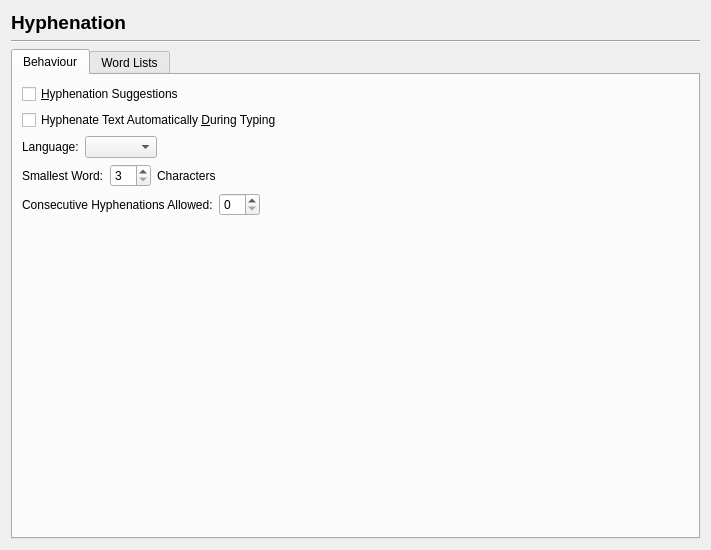
<?xml version="1.0" encoding="UTF-8"?>
<ui version="4.0">
 <class>Prefs_Hyphenator</class>
 <widget class="QWidget" name="Prefs_Hyphenator">
  <property name="geometry">
   <rect>
    <x>0</x>
    <y>0</y>
    <width>711</width>
    <height>550</height>
   </rect>
  </property>
  <property name="windowTitle">
   <string>Form</string>
  </property>
  <layout class="QVBoxLayout" name="verticalLayout">
   <item>
    <widget class="QLabel" name="label">
     <property name="font">
      <font>
       <pointsize>14</pointsize>
       <weight>75</weight>
       <bold>true</bold>
      </font>
     </property>
     <property name="text">
      <string>Hyphenation</string>
     </property>
    </widget>
   </item>
   <item>
    <widget class="Line" name="line">
     <property name="orientation">
      <enum>Qt::Horizontal</enum>
     </property>
    </widget>
   </item>
   <item>
    <widget class="QTabWidget" name="tabWidget">
     <property name="currentIndex">
      <number>0</number>
     </property>
     <widget class="QWidget" name="tab">
      <attribute name="title">
       <string>Behaviour</string>
      </attribute>
      <layout class="QVBoxLayout" name="verticalLayout_2">
       <item>
        <widget class="QCheckBox" name="hyphSuggestionsCheckBox">
         <property name="toolTip">
          <string>A dialog box showing all possible hyphens for each word will show up when you use the Extras &gt; Hyphenate Text option</string>
         </property>
         <property name="text">
          <string>&amp;Hyphenation Suggestions</string>
         </property>
        </widget>
       </item>
       <item>
        <widget class="QCheckBox" name="hyphAutoCheckBox">
         <property name="toolTip">
          <string>Enables automatic hyphenation of your text while typing</string>
         </property>
         <property name="text">
          <string>Hyphenate Text Automatically &amp;During Typing</string>
         </property>
        </widget>
       </item>
       <item>
        <layout class="QHBoxLayout" name="horizontalLayout">
         <item>
          <widget class="QLabel" name="label_2">
           <property name="text">
            <string>Language:</string>
           </property>
           <property name="buddy">
            <cstring>hyphLanguageComboBox</cstring>
           </property>
          </widget>
         </item>
         <item>
          <widget class="QComboBox" name="hyphLanguageComboBox">
           <property name="sizePolicy">
            <sizepolicy hsizetype="Preferred" vsizetype="Fixed">
             <horstretch>0</horstretch>
             <verstretch>0</verstretch>
            </sizepolicy>
           </property>
          </widget>
         </item>
         <item>
          <spacer name="horizontalSpacer">
           <property name="orientation">
            <enum>Qt::Horizontal</enum>
           </property>
           <property name="sizeHint" stdset="0">
            <size>
             <width>40</width>
             <height>20</height>
            </size>
           </property>
          </spacer>
         </item>
        </layout>
       </item>
       <item>
        <layout class="QHBoxLayout" name="horizontalLayout_4">
         <item>
          <widget class="QLabel" name="smallestWordLabel">
           <property name="text">
            <string>Smallest Word:</string>
           </property>
           <property name="buddy">
            <cstring>smallestWordSpinBox</cstring>
           </property>
          </widget>
         </item>
         <item>
          <widget class="QSpinBox" name="smallestWordSpinBox">
           <property name="toolTip">
            <string>Length of the smallest word to be hyphenated</string>
           </property>
           <property name="suffix">
            <string/>
           </property>
           <property name="minimum">
            <number>3</number>
           </property>
          </widget>
         </item>
         <item>
          <widget class="QLabel" name="label_3">
           <property name="text">
            <string>Characters</string>
           </property>
          </widget>
         </item>
         <item>
          <spacer name="horizontalSpacer_3">
           <property name="orientation">
            <enum>Qt::Horizontal</enum>
           </property>
           <property name="sizeHint" stdset="0">
            <size>
             <width>40</width>
             <height>20</height>
            </size>
           </property>
          </spacer>
         </item>
        </layout>
       </item>
       <item>
        <layout class="QHBoxLayout" name="horizontalLayout_3">
         <item>
          <widget class="QLabel" name="label_4">
           <property name="text">
            <string>Consecutive Hyphenations Allowed:</string>
           </property>
           <property name="wordWrap">
            <bool>false</bool>
           </property>
           <property name="buddy">
            <cstring>maxConsecutiveCountSpinBox</cstring>
           </property>
          </widget>
         </item>
         <item>
          <widget class="QSpinBox" name="maxConsecutiveCountSpinBox">
           <property name="toolTip">
            <string>Maximum number of Hyphenations following each other.
A value of 0 means unlimited hyphenations.</string>
           </property>
          </widget>
         </item>
         <item>
          <spacer name="horizontalSpacer_4">
           <property name="orientation">
            <enum>Qt::Horizontal</enum>
           </property>
           <property name="sizeHint" stdset="0">
            <size>
             <width>40</width>
             <height>20</height>
            </size>
           </property>
          </spacer>
         </item>
        </layout>
       </item>
       <item>
        <spacer name="verticalSpacer_2">
         <property name="orientation">
          <enum>Qt::Vertical</enum>
         </property>
         <property name="sizeType">
          <enum>QSizePolicy::Expanding</enum>
         </property>
         <property name="sizeHint" stdset="0">
          <size>
           <width>20</width>
           <height>20</height>
          </size>
         </property>
        </spacer>
       </item>
      </layout>
     </widget>
     <widget class="QWidget" name="tab_2">
      <attribute name="title">
       <string>Word Lists</string>
      </attribute>
      <layout class="QVBoxLayout" name="verticalLayout_3">
       <item>
        <layout class="QHBoxLayout" name="horizontalLayout_2">
         <item>
          <widget class="QGroupBox" name="groupBox_2">
           <property name="title">
            <string>Exceptions</string>
           </property>
           <layout class="QGridLayout" name="_2">
            <property name="leftMargin">
             <number>10</number>
            </property>
            <property name="topMargin">
             <number>10</number>
            </property>
            <property name="rightMargin">
             <number>10</number>
            </property>
            <property name="bottomMargin">
             <number>10</number>
            </property>
            <property name="spacing">
             <number>5</number>
            </property>
            <item row="0" column="0" colspan="4">
             <widget class="QListWidget" name="exceptionListWidget"/>
            </item>
            <item row="1" column="0">
             <widget class="QPushButton" name="exceptionAddButton">
              <property name="text">
               <string/>
              </property>
             </widget>
            </item>
            <item row="1" column="1">
             <widget class="QPushButton" name="exceptionEditButton">
              <property name="text">
               <string>Edit</string>
              </property>
             </widget>
            </item>
            <item row="1" column="2">
             <widget class="QPushButton" name="exceptionRemoveButton">
              <property name="text">
               <string/>
              </property>
             </widget>
            </item>
            <item row="1" column="3">
             <spacer>
              <property name="orientation">
               <enum>Qt::Horizontal</enum>
              </property>
              <property name="sizeHint" stdset="0">
               <size>
                <width>40</width>
                <height>20</height>
               </size>
              </property>
             </spacer>
            </item>
           </layout>
          </widget>
         </item>
         <item>
          <widget class="QGroupBox" name="groupBox_3">
           <property name="title">
            <string>Ignore List</string>
           </property>
           <layout class="QGridLayout" name="_3">
            <property name="leftMargin">
             <number>10</number>
            </property>
            <property name="topMargin">
             <number>10</number>
            </property>
            <property name="rightMargin">
             <number>10</number>
            </property>
            <property name="bottomMargin">
             <number>10</number>
            </property>
            <property name="spacing">
             <number>5</number>
            </property>
            <item row="0" column="0" colspan="4">
             <widget class="QListWidget" name="ignoreListWidget">
              <property name="sizePolicy">
               <sizepolicy hsizetype="Preferred" vsizetype="Expanding">
                <horstretch>0</horstretch>
                <verstretch>0</verstretch>
               </sizepolicy>
              </property>
             </widget>
            </item>
            <item row="1" column="0">
             <widget class="QPushButton" name="ignoreAddButton">
              <property name="text">
               <string/>
              </property>
             </widget>
            </item>
            <item row="1" column="1">
             <widget class="QPushButton" name="ignoreEditButton">
              <property name="text">
               <string>Edit</string>
              </property>
             </widget>
            </item>
            <item row="1" column="2">
             <widget class="QPushButton" name="ignoreRemoveButton">
              <property name="text">
               <string/>
              </property>
             </widget>
            </item>
            <item row="1" column="3">
             <spacer>
              <property name="orientation">
               <enum>Qt::Horizontal</enum>
              </property>
              <property name="sizeHint" stdset="0">
               <size>
                <width>21</width>
                <height>20</height>
               </size>
              </property>
             </spacer>
            </item>
           </layout>
          </widget>
         </item>
        </layout>
       </item>
      </layout>
     </widget>
    </widget>
   </item>
  </layout>
 </widget>
 <resources/>
 <connections/>
</ui>
